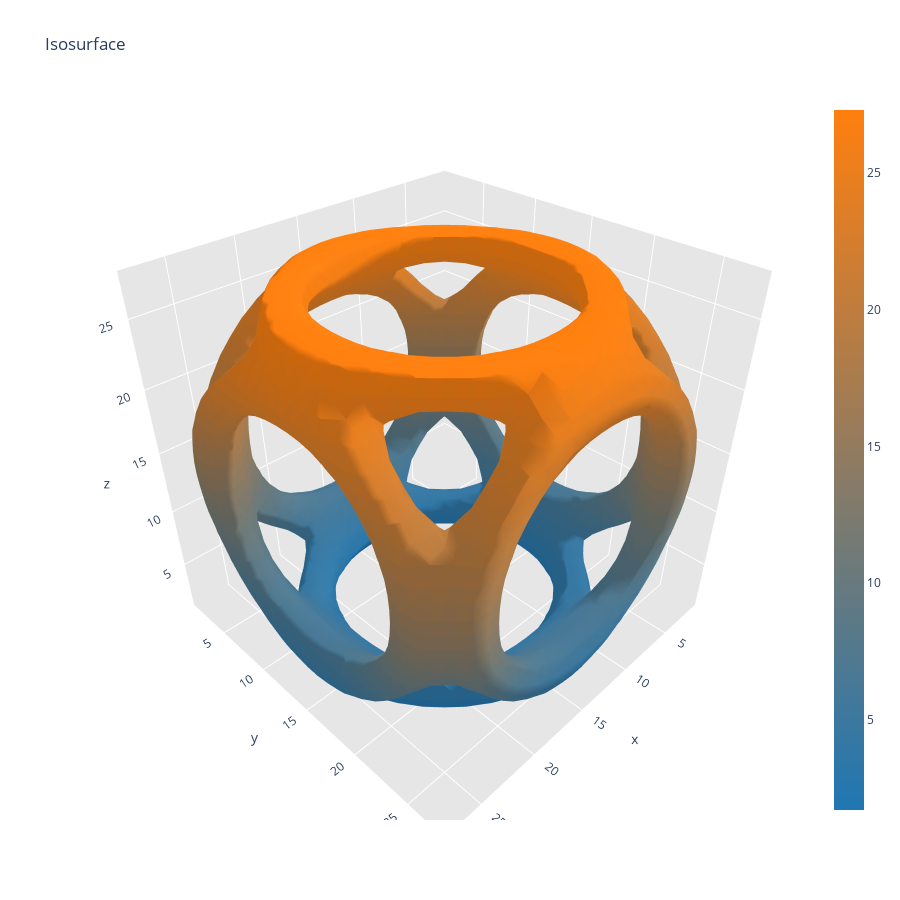

This figure's notebook cell:
### Code cell
import plotly.offline as py
py.init_notebook_mode(connected=True)
from plotly import figure_factory as FF
from numpy import mgrid
from skimage import measure
X,Y,Z = mgrid[-1.2:1.2:30j, -1.2:1.2:30j, -1.2:1.2:30j] # three 30^3 grids, each side [-1.2,1.2] in 30 steps
F = ((X*X+Y*Y-0.64)**2 + (Z*Z-1)**2) * \
    ((Y*Y+Z*Z-0.64)**2 + (X*X-1)**2) * \
    ((Z*Z+X*X-0.64)**2 + (Y*Y-1)**2)
vertices, triangles, normals, values = measure.marching_cubes(F, 0.03)  # create an isosurface
# vertices, triangles, normals, values = measure._marching_cubes_lewiner(p, threshold, step_size=step_size, allow_degenerate=True)

x,y,z = zip(*vertices)   # zip(*...) is opposite of zip(...): unzips a list of tuples
fig = FF.create_trisurf(x=x, y=y, z=z, plot_edges=False,
                        simplices=triangles, title="Isosurface", height=900, width=900)
py.iplot(fig)

### Figure 1 — Plotly figure (JSON) as saved in the notebook; plotly's stock layout.template omitted (floating-point values rounded to 4 significant figures; data arrays with more than 128 entries replaced by an {"elided": "..."} marker saying what was removed)
{"data": [{"facecolor": {"elided": "9216 str values"}, "i": {"elided": "9216 int values"}, "j": {"elided": "9216 int values"}, "k": {"elided": "9216 int values"}, "name": "", "type": "mesh3d", "x": {"elided": "4584 float values"}, "y": {"elided": "4584 float values"}, "z": {"elided": "4584 float values"}}, {"hoverinfo": "none", "marker": {"color": [1.694, 27.31], "colorscale": [[0, "rgb(31, 119, 180)"], [1, "rgb(255, 127, 14)"]], "showscale": true, "size": 0.1}, "mode": "markers", "showlegend": false, "type": "scatter3d", "x": [1.893], "y": [4], "z": [12]}], "layout": {"height": 900, "scene": {"aspectratio": {"x": 1, "y": 1, "z": 1}, "xaxis": {"backgroundcolor": "rgb(230, 230, 230)", "gridcolor": "rgb(255, 255, 255)", "showbackground": true, "zerolinecolor": "rgb(255, 255, 255)"}, "yaxis": {"backgroundcolor": "rgb(230, 230, 230)", "gridcolor": "rgb(255, 255, 255)", "showbackground": true, "zerolinecolor": "rgb(255, 255, 255)"}, "zaxis": {"backgroundcolor": "rgb(230, 230, 230)", "gridcolor": "rgb(255, 255, 255)", "showbackground": true, "zerolinecolor": "rgb(255, 255, 255)"}}, "title": {"text": "Isosurface"}, "width": 900}}
